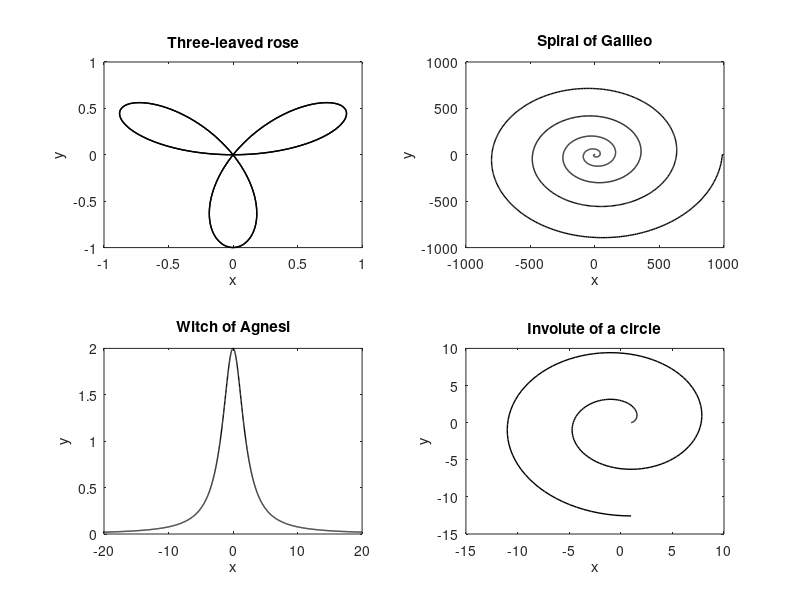
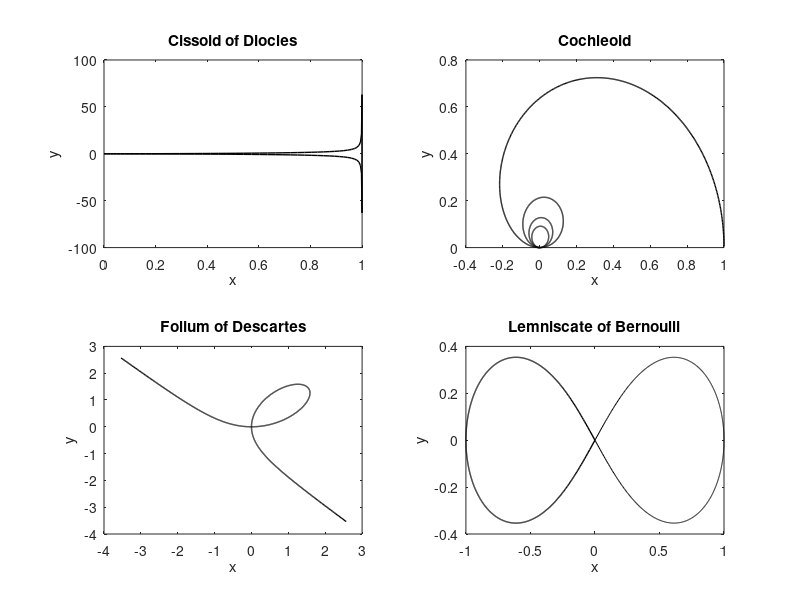
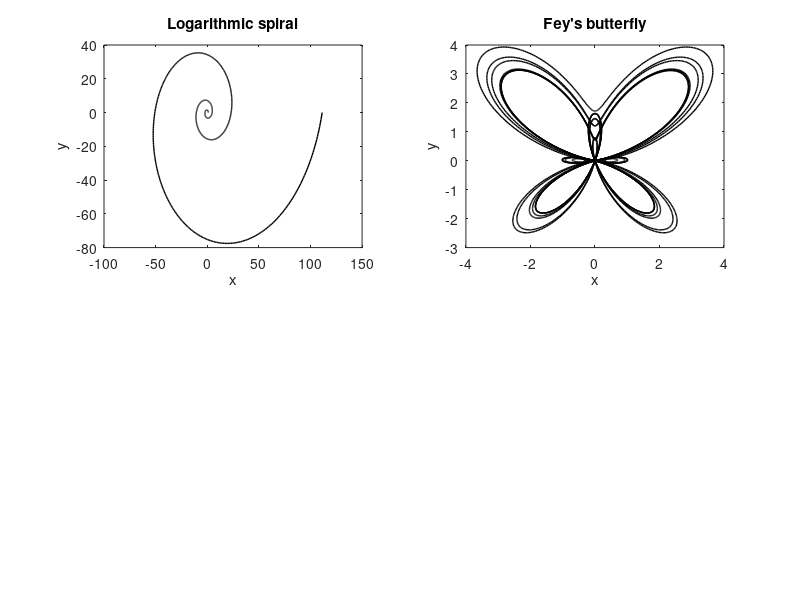

The MATLAB script that drew these images, in order:
% ### EXclassicCurves.m ###       11.25.14  (C.Bergevin)
% Motivated by DeVries (1994), this code plots a handful of 'classic' curves
% (simply turn on/off below)
% slightly modified o by V. Vencovsky

clear

figure(1);

% +++
% three-leaved rose
if 1==1
    a= 1;   N= 200; 
    theta= linspace(0,2*pi,N);  % polar coord.
    r= a*sin(3*theta);
    x= r.*cos(theta); y= r.*sin(theta);  % convert to Cartesian
end
subplot(2,2,1);
plot(x,y,'k','LineWidth',1); xlabel('x'); ylabel('y');
title('Three-leaved rose');
% +++
% spiral of Galileo
if 1==1
    a= 1;   N= 2000; 
    theta= linspace(0,10*pi,N);  % polar coord.
    r= a*theta.^2;
    x= r.*cos(theta); y= r.*sin(theta);  % convert to Cartesian
end
subplot(2,2,2);
plot(x,y,'k','LineWidth',1); xlabel('x'); ylabel('y');
title('Spiral of Galileo');

% +++
% Witch of Agnesi
if 1==1
    a= 1;   N= 2000; 
    x= linspace(-20,20,N);  % polar coord.
    y= (8*a^3)./(x.^2+4*a^2);
end
subplot(2,2,3);
plot(x,y,'k','LineWidth',1); xlabel('x'); ylabel('y');
title('Witch of Agnesi');
% +++
% Involute of a circle
if 1==1
    a= 1;   N= 200; 
    theta= linspace(0,4*pi,N);  % polar coord.
    x= a*cos(theta)+a*theta.*sin(theta); y= a*sin(theta)-a*theta.*cos(theta);
end
subplot(2,2,4);
plot(x,y,'k','LineWidth',1); xlabel('x'); ylabel('y');
title('Involute of a circle');
% +++
% Cissoid of Diocles
if 1==1
    a= 1;   N= 100; 
    theta= linspace(0,pi,N);  % polar coord.
    r= a*sin(theta).*tan(theta);
    x= r.*cos(theta); y= r.*sin(theta);  % convert to Cartesian
end

figure(2);
subplot(2,2,1);
plot(x,y,'k','LineWidth',1); xlabel('x'); ylabel('y');
title('Cissoid of Diocles');
% +++
% Cochleoid
if 1==1
    a= 1;   N= 2000; 
    theta= linspace(0,4*pi,N);  % polar coord.
    r= a*sin(theta)./theta;
    x= r.*cos(theta); y= r.*sin(theta);  % convert to Cartesian
end
subplot(2,2,2);
plot(x,y,'k','LineWidth',1); xlabel('x'); ylabel('y');
title('Cochleoid');
% +++
% Folium of Descartes
if 1==1
    a= 1;   N= 2000; 
    theta= linspace(0.8*pi,1.7*pi,N);  % polar coord.
    r= (3*a*sin(theta).*cos(theta))./((cos(theta)).^3 + (sin(theta)).^3);
    x= r.*cos(theta); y= r.*sin(theta);  % convert to Cartesian
end
subplot(2,2,3);
plot(x,y,'k','LineWidth',1); xlabel('x'); ylabel('y');
title('Folium of Descartes');
% +++
% Lemniscate of Bernoulli
if 1==1
    a= 1;   N= 1000; 
    theta= linspace(-pi/4,pi/4,N);  % polar coord.
    r= sqrt(a^2*cos(2*theta));
    x= r.*cos(theta); y= r.*sin(theta);  % convert to Cartesian
end
subplot(2,2,4);
plot(x,y,'k',-x,-y,'k','LineWidth',1); xlabel('x'); ylabel('y');
title('Lemniscate of Bernoulli');
% +++
% Logairthmic spiral
if 1==1
    a= 0.25;   N= 1000; 
    theta= linspace(0,6*pi,N);  % polar coord.
    r= exp(a*theta);
    x= r.*cos(theta); y= r.*sin(theta);  % convert to Cartesian
end
figure(3)
subplot(2,2,1);
plot(x,y,'k','LineWidth',1); xlabel('x'); ylabel('y');
title('Logarithmic spiral');
% +++
% Fey's butterfly
if 1==1
    N= 5000; 
    theta= linspace(0,14*pi,N);  % polar coord.
    r= exp(cos(theta))-2*cos(4*theta)+ (sin(theta/12)).^5;
    x= r.*cos(theta+pi/2); y= r.*sin(theta+pi/2);  % convert to Cartesian
end
subplot(2,2,2);
plot(x,y,'k','LineWidth',1); xlabel('x'); ylabel('y');
title('Fey''s butterfly');
% +++
% figure(1); clf; plot(x,y,'k.','LineWidth',1); xlabel('x'); ylabel('y');